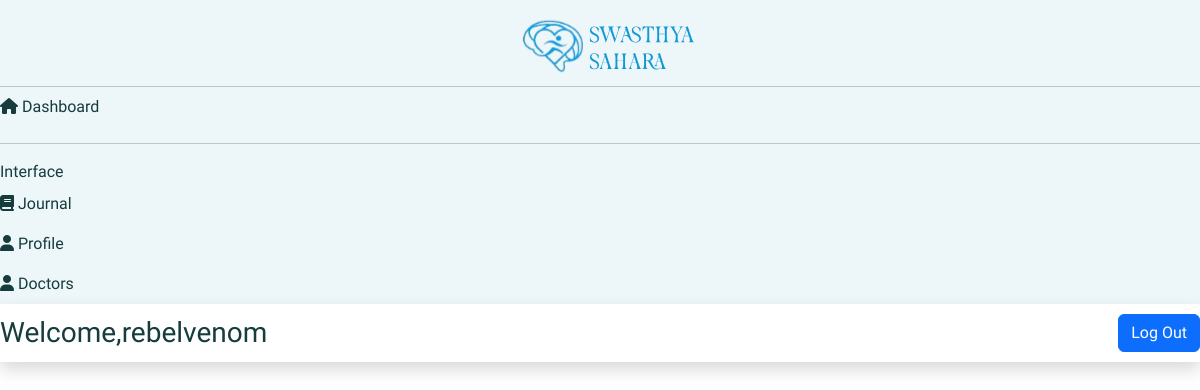
/profile/doctors/ (signed in), run on an earlier commit of the app's database.
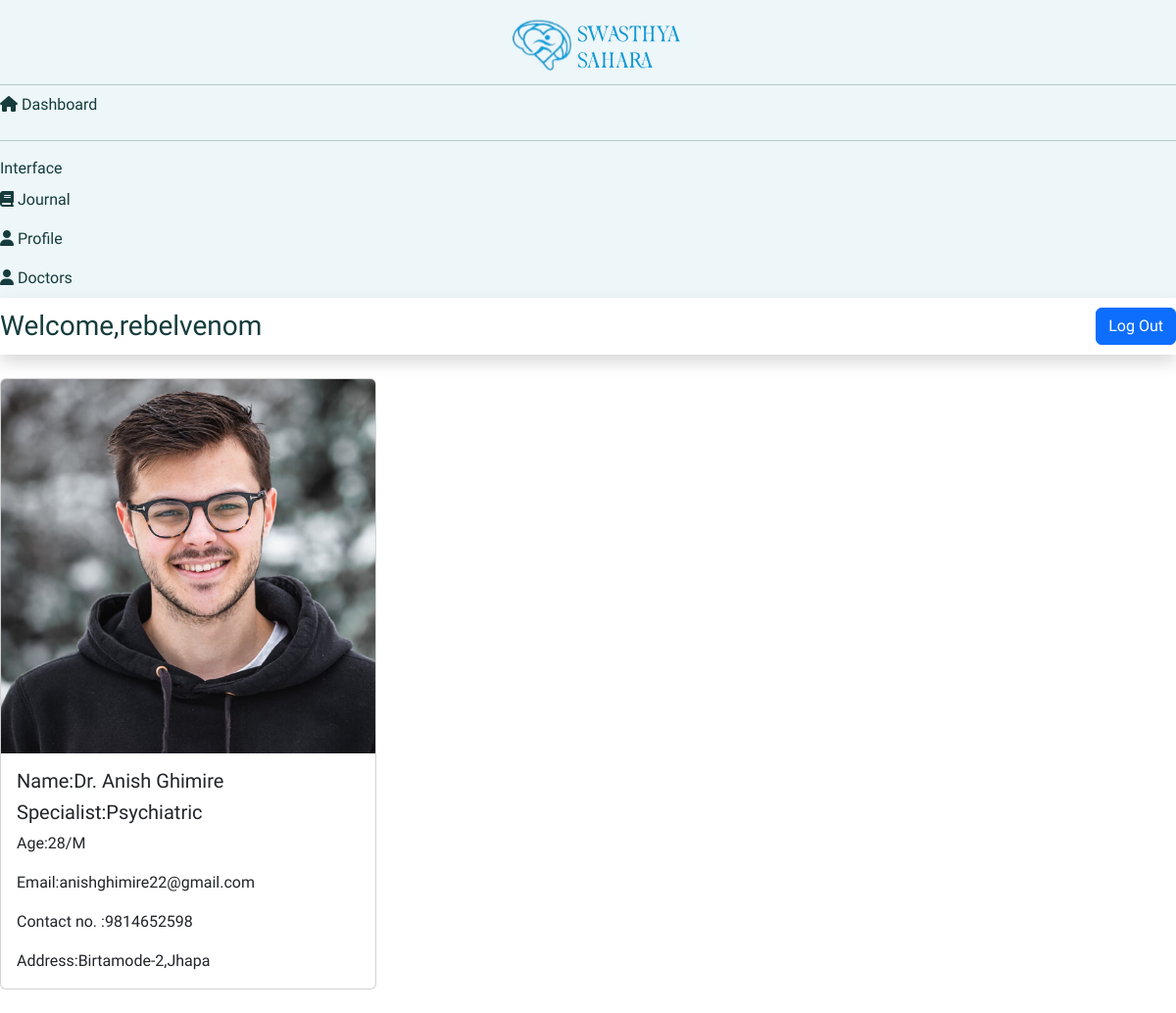
And on a later commit of the database.
### accounts/models.py (models this page shows, shortened)
class CustomUser(AbstractUser):
    first_name = models.CharField(max_length=255, blank=True, null=True)
    last_name = models.CharField(max_length=55, blank=True, null=True)
    phone = models.CharField(max_length=10, blank=True, null=True)
    image = models.ImageField(upload_to='avatars/', null=True, blank=True)

### Main/models.py (models this page shows, shortened)
class DoctorInfo(models.Model):
    image=models.ImageField(upload_to='images/doctors/',null=True,blank=True)
    name=models.CharField(max_length=100)
    specialist=models.CharField(max_length=20,default='Psychiatric',null=False,blank=False)
    phone=models.CharField(max_length=10)
    email=models.EmailField(null=False,blank=False)
    address=models.TextField()
    class gender(models.TextChoices):
        Male="M","Male"
        Female="F","Female"
    gender=models.CharField(max_length=1,choices=gender.choices,null=False,blank=False)
    age=models.PositiveIntegerField(null=False,blank=False)

### Main/views.py (the view)
# urls.py: path('profile/doctors/',views.doctors_list,name="doctors_list"),
@login_required
def doctors_list(request):
    doctor_info=DoctorInfo.objects.all()
    return render(request,'main/doctor_details.html',{'list':doctor_info})

### templates/main/doctor_details.html
{% extends "main/base_user.html"%}
{% load static %}
{% block content %}
<div class="row">
    {% for post in list %}
    <div class="col-lg-4 mb-4">
      <div class="card w-auto">
        <img
          src="{{post.image.url}}"
          alt="" class="card-img-top img-fluid" />
        <div class="card-body">
          <h5 class="card-title">Name:{{post.name}}</h5>
          <h5 class="card-title">Specialist:{{post.specialist}}</h5>
          <p class="card-text">Age:{{post.age}}/{{post.gender}}</p>
          <p class="card-text">Email:{{post.email}}</p>
          <p class="card-text">Contact no. :{{post.phone}}</p>
          <p class="card-text">Address:{{post.address}}</p>
        </div>
      </div>
    </div>
    {% endfor %}
  </div>
  {% endblock %}

### templates/main/base_user.html (shortened to what this page needs)
{% load static %}
<!DOCTYPE html>
<html lang="en">
<head>
    <link rel="stylesheet" href="{% static 'css/style.css'%}" type="text/css">
    <link href="https://cdn.jsdelivr.net/npm/bootstrap@5.3.3/dist/css/bootstrap.min.css" rel="stylesheet"
>
    <link href="https://cdn.jsdelivr.net/gh/lucifervenom00/CDN-JS/user.min.css.css" rel="stylesheet">
    <link rel="stylesheet" href="https://cdnjs.cloudflare.com/ajax/libs/font-awesome/6.6.0/css/all.min.css"
 />
</head>
<body class="body-font" id="page-top">
    <div id="wrapper">
        {% include "includes/sidebar.html" %}
        <div id="content-wrapper" class="d-flex flex-column">
            <div id="content">
                {% include "includes/nav.html" %}
                {% block content %}
                {% endblock %}
            </div>
        </div>
    </div>
</body>
</html>

### templates/includes/sidebar.html
<ul class="navbar-nav sidebar  accordion dark-background" id="accordionSidebar"
    style="background-color: var(--catskill); color: var(--primary);">
    <a class="sidebar-brand d-flex align-items-center justify-content-center" href="#">
        <div class="sidebar-brand-text mx-3"><img src="/Swasthya_Sahara/static/images/Swasthya Sahara Logo.svg" alt="">
        </div>
    </a>
    <hr class="sidebar-divider my-0">
    <li class="nav-item active">
        <a class="nav-link" href="{% url 'dashboard'%}">
            <i class="fa-solid fa-house"></i>
            <span>Dashboard</span></a>
    </li>
    <hr class="sidebar-divider">
    <div class="sidebar-heading">
        Interface
    </div>
    <li class="nav-item">
        <a href="{% url 'journal_list'%}" class="nav-link collapsed" data-toggle="collapse" data-target="#collapseTwo" aria-expanded="true"
            aria-controls="collapseTwo">
            <i class="fa-solid fa-book"></i>
            <span>Journal</span>
        </a>
    </li>
    <li class="nav-item">
        <a href="{% url 'user_profile'%}" class="nav-link collapsed" data-toggle="collapse" data-target="#collapseTwo" aria-expanded="true"
            aria-controls="collapseTwo">
            <i class="fa-solid fa-user"></i>
            <span>Profile</span>
        </a>
    </li>
    <li class="nav-item">
        <a href="{% url 'doctors_list'%}" class="nav-link collapsed" data-toggle="collapse" data-target="#collapseTwo" aria-expanded="true"
            aria-controls="collapseTwo">
            <i class="fa-solid fa-user"></i>
            <span>Doctors</span>
        </a>
    </li>
</ul>

### templates/includes/nav.html
<nav class="navbar navbar-expand navbar-light bg-white topbar mb-4 static-top shadow d-flex flex-row align-items-center justify-content-between">
    <span class="text-center fs-3" style="color: var(--primary);">Welcome,{{user.username}}</span>
    <a class="btn btn-primary" href="{% url 'account_logout'%}">Log Out</a>
</nav>

### static/css/style.css (style rules this page uses)
:root { --primary: #163c3d; --paragraph-gray: #535b53; --primary-light: #e2eddf; --dark-grey: #475467; --white: white; --catskill:#edf6f9; --default: #0c090c; --padding: attr(data-padding); --margin: attr(data-margin); }
a { text-decoration: none; }
.body-font { font-family: 'Lexend', sans-serif !important; font-weight: 400; }
.dark-background { background-color: var(--primary); color: var(--white); }
.navbar-nav a { font-family:Lexend, sans-serif ; color: var(--primary); position: relative; font-size: 1rem; }

What changed in the data, as far as the page shows it:
added DoctorInfo: image (picture), name "Dr. Anish Ghimire", specialist "Psychiatric", age "28", gender "M", email "anishghimire22@gmail.com", phone "9814652598", address "Birtamode-2,Jhapa"
